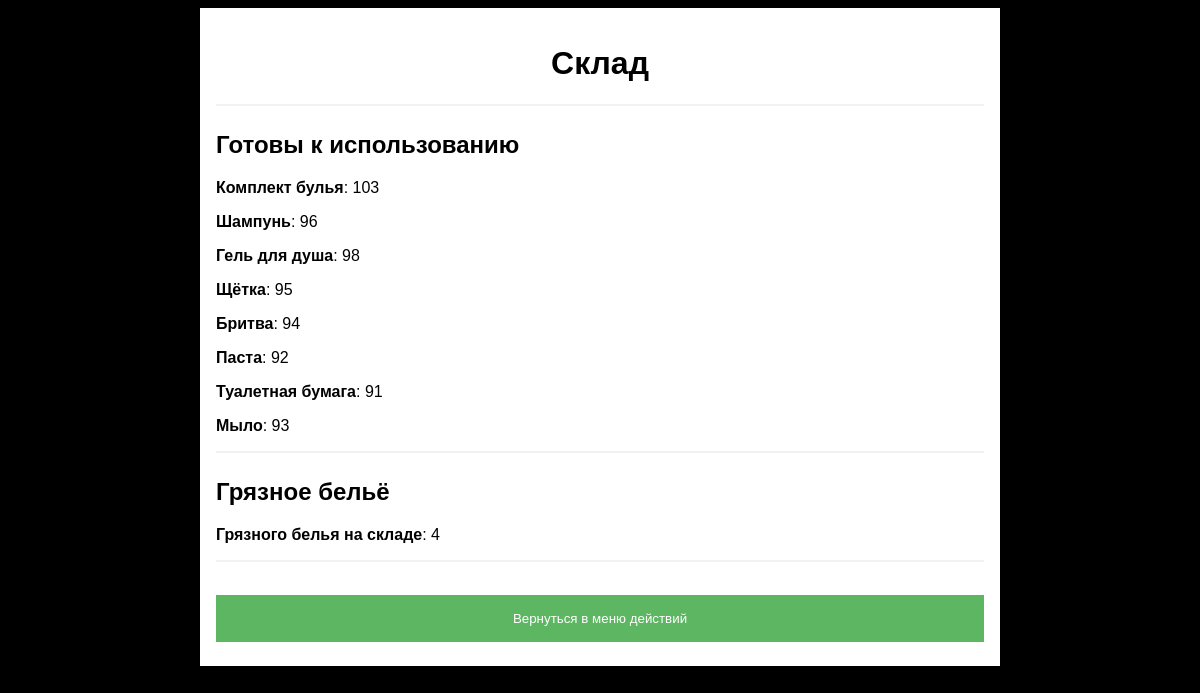
Page /storage/ (signed in) on the earlier database version.
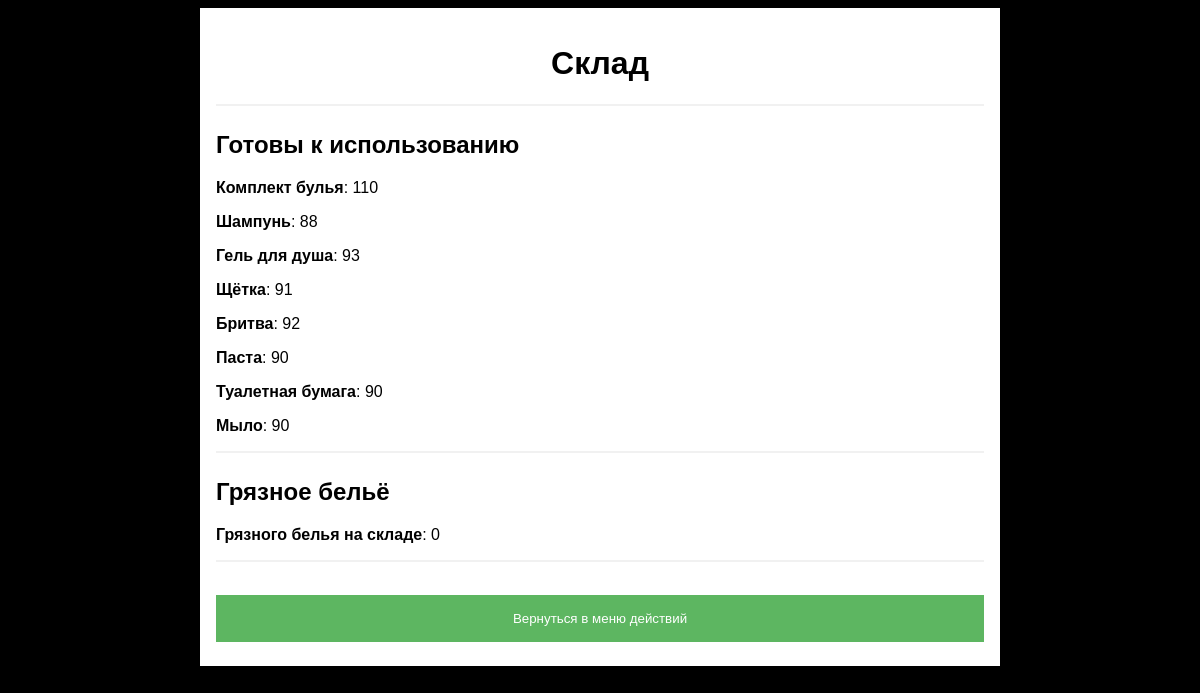
Same page on the later database version.
### hotel_numbers/models.py (models this page shows, shortened)
class Storage(models.Model):
    name = models.CharField(max_length=50, default='')
    coast = models.FloatField(null=True)
    quantity = models.IntegerField(default=0)
    dirty_staff = models.IntegerField(default=0)
    condition = models.BooleanField(default=True)

### client/views.py (the view)
# urls.py: path('storage/', views.storage, name='storage'),
@login_required(login_url='/auth/')
def storage(request):
    storage_fill = Storage.objects.all()
    linel: Storage = Storage.objects.filter(id=1).first()
    dirty_staff = linel.dirty_staff
    context = {
        'storage': storage_fill,
        'dirty_staff': dirty_staff
    }
    return render(request, 'client/sorage.HTML', context)

### templates/client/sorage.HTML (shortened to what this page needs)
<!DOCTYPE html>
<html>
<head>
</head>
<body>
<div class="form">
    <div class="container">
        <h1>Склад</h1>
        <hr>
        <h2>Готовы к использованию</h2>
        {% for item in storage %}
            <p><label for=""><b>{{ item.name }}</b>: {{ item.quantity }}</label>
        {% endfor %}
        <hr>
        <h2>Грязное бельё</h2>
            <label for=""><b>Грязного белья на складе</b>: {{ dirty_staff }}</label>
        <p>
        <hr>
        <form action="/select/">
            <button type="submit" class="auth" name="back" value="0">Вернуться в меню действий</button>
        </form>
    </div>
</div>
</body>
</html>

Differences in the rows shown:
changed Storage "Комплект булья": quantity "103" → "110"
changed Storage "Шампунь": quantity "96" → "88"
changed Storage "Гель для душа": quantity "98" → "93"
changed Storage "Щётка": quantity "95" → "91"
changed Storage "Бритва": quantity "94" → "92"
changed Storage "Паста": quantity "92" → "90"
changed Storage "Туалетная бумага": quantity "91" → "90"
changed Storage "Мыло": quantity "93" → "90"
Other differences:
{{ dirty_staff }}: "4" → "0"
